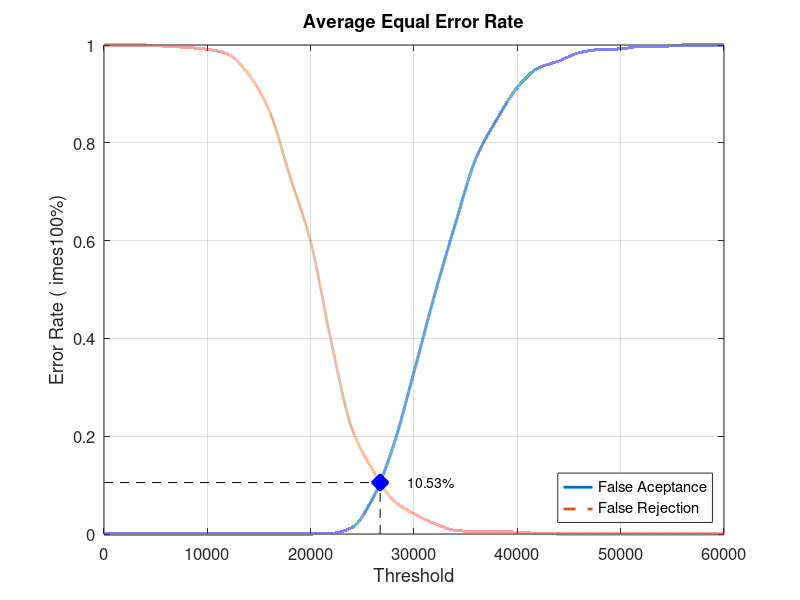
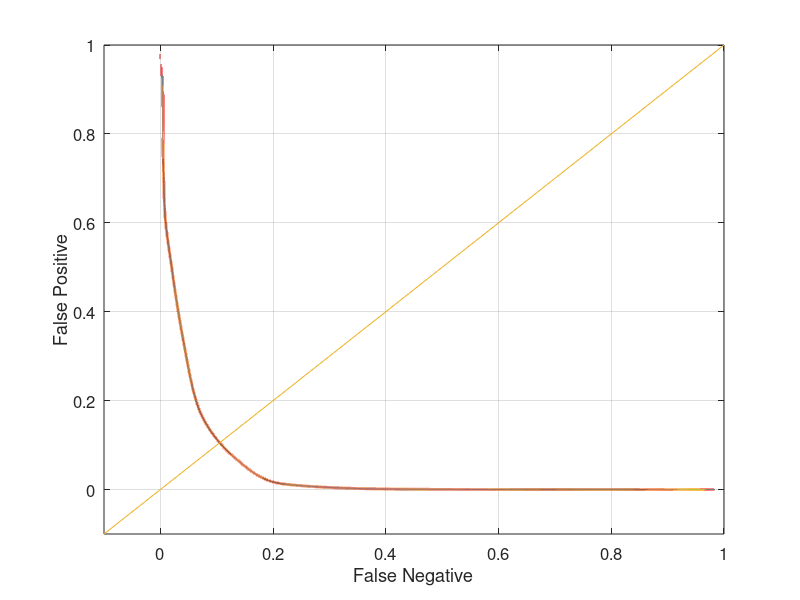

MATLAB code for these plots, in order:
close all;
clear;
clc;
x = 0:2000:60000;
xq = 0:0.5:60000;

y0 = [0 0 0 0 0 0 0 0 0 0 0 0.00131579 0.0131579 0.0723684 0.180263 0.331579 0.489474 0.634211 0.768421 0.847368 0.913158 0.952632 0.967105 0.984211 0.990789 0.992105 0.997368 0.997368 1 1 1]
yy0 = interp1(x, y0, xq, 'pchip');
y1 = [1 1 1 0.9975 0.995 0.99125 0.98125 0.94 0.865 0.73125 0.5975 0.3925 0.215 0.13125 0.06875 0.04125 0.02125 0.0075 0.005 0.005 0.00375 0.00125 0 0 0 0 0 0 0 0 0]
yy1 = interp1(x, y1, xq, 'pchip');

% Calculating EER: 
y2 = abs(y0 - y1);
find(y2 == min(y2))
yy2 = abs(yy0 - yy1);
xEER = find(yy2 == min(yy2));
xEERIndex = xq(xEER) % X-axis EER
yEER = yy0(xEER) % Y-axis EER

main = figure
plot(xq, yy0,'-','LineWidth', 2);	hold on
plot(xq, yy1,'--','LineWidth', 2);	hold on
plot([xEERIndex xEERIndex], [0 yEER], 'k--');	hold on
plot([0 xEERIndex], [yEER yEER], 'k--');	hold on
plot(xEERIndex, yEER, 'bx', 'LineWidth', 10);	hold on
text(xEERIndex + 10 * xEERIndex / 100, yEER, [num2str(round((10000 * yEER)) / 100) '%'])
legend('False Aceptance', 'False Rejection', 'Location', 'SouthEast')
xlabel('Threshold')
ylabel('Error Rate (	imes100%)')
title('Average Equal Error Rate')
set(gca, 'FontSize', 12)
axis([0 60000 0 1])
grid on

print(main, 'Experiment1AverageMain', '-dpng');
FNRxFPR = figure('Color', [1 1 1]);
plot(yy1, yy0, '-', yy1, yy0, 'LineWidth', 2);
hold on
y = -0.1:0.1:1
plot(y, y); 
set(gca, 'FontSize', 12)
xlabel('False Negative')
ylabel('False Positive')
axis([-0.1 1 -0.1 1])
set(gca, 'FontSize', 12)
grid on

print(FNRxFPR, 'Experiment1AverageFNRxFPR','-dpng');
